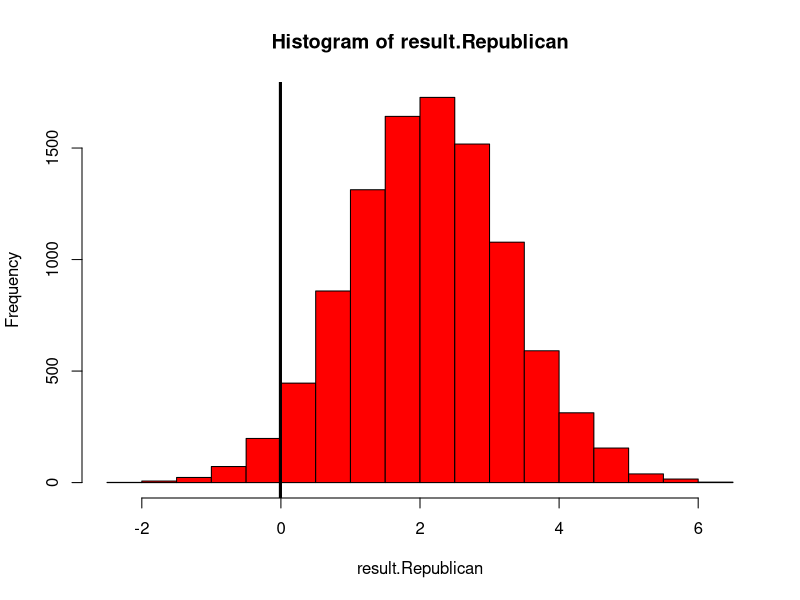
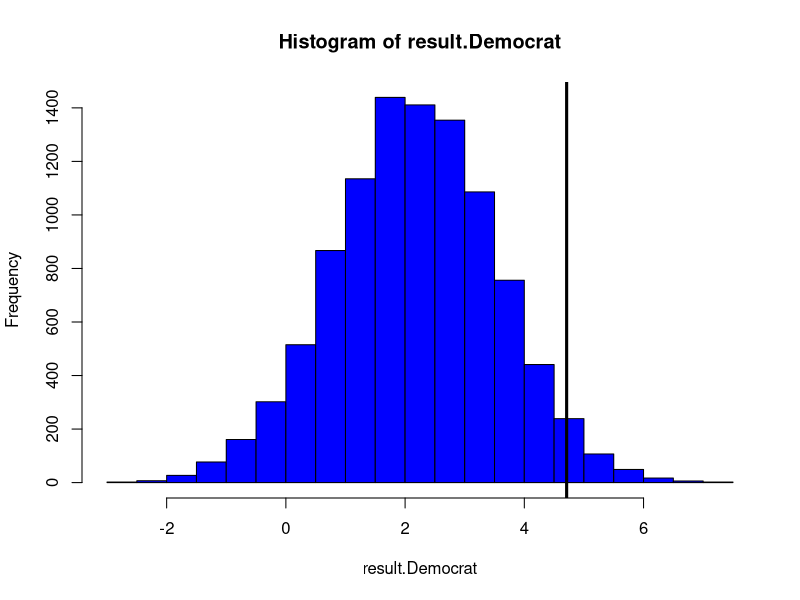

These charts were generated, in order, by the following R code:
#This is where our main code for our project will go!
DJI <- read.csv("DJI.csv"); head(DJI)

#Create 'Regime' Categories (Regan, Bush, etc.)
DJI["Regime"] <- "None" #Set blank column

#Set the dates for each regime
#Each 'term' is denoted from inaugaration day 
#to the day before the next regime's inaugaration day
dates <- sapply(DJI["Date"], function(x) as.Date(x)) #Convert CSV date character objects 
#to date objects
DJI[dates < as.Date("1989-01-20"), "Regime"] <- "RR"
DJI[dates >= as.Date("1989-01-20") & dates < as.Date("1993-01-20"), "Regime"] <- "GHWB"
DJI[dates >= as.Date("1993-01-20") & dates < as.Date("2001-01-20"), "Regime"] <- "BC"
DJI[dates >= as.Date("2001-01-20") & dates < as.Date("2009-01-20"), "Regime"] <- "GWB"
DJI[dates >= as.Date("2009-01-20") & dates < as.Date("2017-01-20"), "Regime"] <- "BO"
DJI[dates >= as.Date("2017-01-20"), "Regime"] <- "DJT"

#Create a binary category for the political party in control of the White House 
#(Republican = 1, Democrat = 0)
Republican <- (DJI$Regime == "RR") | (DJI$Regime == "GHWB") | (DJI$Regime == "GWB") | (DJI$Regime == "DJT")
DJI <- data.frame(DJI, Republican); head(DJI); sum(Republican); mean(Republican)

#Create a binary category for expansion vs recession year
DJI["Recession"] <- FALSE

#Extract years from date column
DJI.year <- format(as.Date(DJI$Date),"%Y")

#Set the dates
DJI[DJI.year == 1980, "Recession"] <- TRUE
DJI[DJI.year >= 1981 | DJI.year  <= 1981, "Recession"] <- TRUE
DJI[DJI.year >= 1990 | DJI.year  <= 1991, "Recession"] <- TRUE
DJI[DJI.year == 2001, "Recession"] <- TRUE
DJI[DJI.year >= 2007 | DJI.year <= 2009, "Recession"] <- TRUE
DJI[DJI.year >= 2020, "Recession"] <- TRUE

#Set up indices for permutation test by party and president 
index.Republican <- DJI$Republican ; sum(index.Republican) # 4822, matches
index.RR <- (DJI$Regime == "RR") ; sum(index.RR) # 1005
index.GHWB <- (DJI$Regime == "GHWB") ; sum(index.GHWB) # 1011
index.BC <- (DJI$Regime == "BC") ; sum(index.BC) # 2021
index.GWB <- (DJI$Regime == "GWB") ; sum(index.GWB) # 2009
index.BO <- (DJI$Regime == "BO") ; sum(index.BO) # 2015
index.DJT <- (DJI$Regime == "DJT") ; sum(index.DJT) # 797
dim(DJI) ; sum(c(index.RR, index.GHWB, index.BC, index.GWB, index.BO, index.DJT)) # 8858, matches

# Create vector for difference between daily Open values
Open <- DJI$Open
N <- length(Open) ; diffs <- numeric(N - 1)
for (i in 1:N - 1) {
  diffs[i] <- Open[i + 1] - Open[i]
}
head(diffs) ; length(diffs) ; mean(diffs) ; var(diffs) ; sum(diffs) # whopping 13760.49 for variance

diffs.Republican <- diffs[index.Republican[-1]]
mu.RepDiffs <- mean(diffs.Republican) # -.006959248
diffs.Democrat <- diffs[!(index.Republican[-1])]
mu.DemDiffs <- mean(diffs.Democrat)
mean(diffs.Democrat) # 4.709857
# The means seem different, but given the large variance, this is doubtful.


#Permutation Test
N <- 10^4; result.Republican <- numeric(N); result.Democrat <- numeric(N)
for (i in 1:N) {
  smpl <- sample(index.Republican[-1], replace = FALSE)
  smpl.Republican <- diffs[smpl]
  smpl.Democrat <- diffs[!smpl]
  result.Republican[i] <- mean(smpl.Republican)
  result.Democrat[i] <- mean(smpl.Democrat)
}

#Republican Result
hist(result.Republican, col = "red")
abline(v = mu.RepDiffs, col = "black", lwd = 3)
mean(result.Republican >= mu.RepDiffs) #97% chance of seeing this statistic thus it is not statistically significant.

#Democrat Result
hist(result.Democrat, col = "blue")
abline(v = mu.DemDiffs, col = "black", lwd = 3)
mean(result.Democrat >= mu.DemDiffs) #2% chance. Whoa, the mean is statistically significant....

